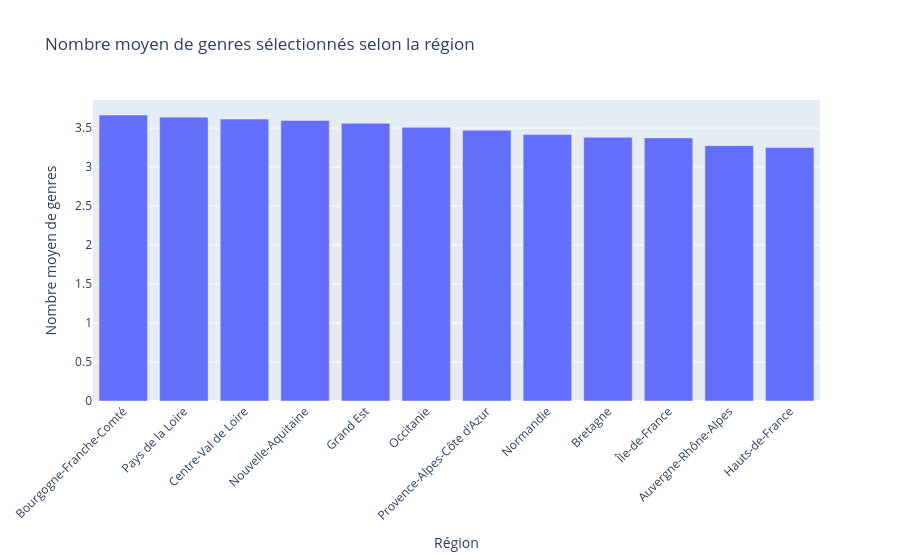

This figure's notebook cell:
### Markdown cell above
## Comparaison du nombre de genres selon la région

Ca permet de voir si le nombre de genres sélectionnés change d’une région à l’autre. Une différence observée ne prouve pas qu’elle sera utile pour prédire la région.

### Code cell
moyenne_genres = df.groupby("region")["total_genres"].agg(["mean", "count"]).sort_values("mean", ascending=False)
display(moyenne_genres.round(2))
fig = px.bar(moyenne_genres.reset_index(), x="region", y="mean", title="Nombre moyen de genres sélectionnés selon la région", labels={"region": "Région", "mean": "Nombre moyen de genres"})
fig.update_layout(xaxis_tickangle=-45)
fig.show()

### Figure 1 — Plotly figure (JSON) as saved in the notebook; plotly's stock layout.template omitted (floating-point values rounded to 4 significant figures)
{"data": [{"hovertemplate": "Région=%{x}<br>Nombre moyen de genres=%{y}<extra></extra>", "legendgroup": "", "marker": {"color": "#636efa", "pattern": {"shape": ""}}, "name": "", "orientation": "v", "showlegend": false, "textposition": "auto", "type": "bar", "x": ["Bourgogne-Franche-Comté", "Pays de la Loire", "Centre-Val de Loire", "Nouvelle-Aquitaine", "Grand Est", "Occitanie", "Provence-Alpes-Côte d'Azur", "Normandie", "Bretagne", "Île-de-France", "Auvergne-Rhône-Alpes", "Hauts-de-France"], "xaxis": "x", "y": [3.667, 3.64, 3.615, 3.598, 3.56, 3.509, 3.473, 3.416, 3.381, 3.374, 3.274, 3.25], "yaxis": "y"}], "layout": {"barmode": "relative", "legend": {"tracegroupgap": 0}, "title": {"text": "Nombre moyen de genres sélectionnés selon la région"}, "xaxis": {"anchor": "y", "domain": [0, 1], "tickangle": -45, "title": {"text": "Région"}}, "yaxis": {"anchor": "x", "domain": [0, 1], "title": {"text": "Nombre moyen de genres"}}}}
